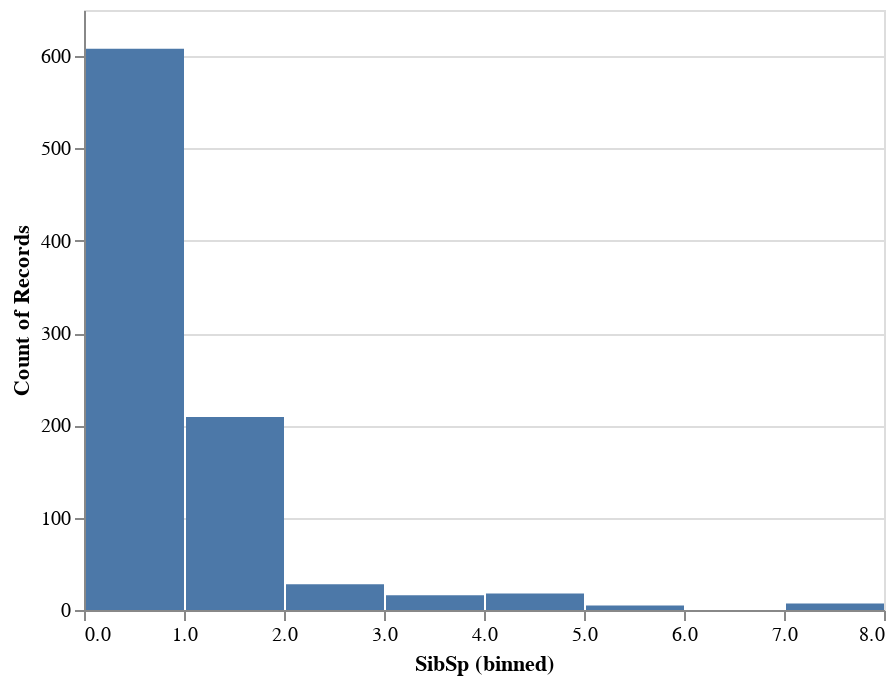

The notebook cell saved with this chart:
### Code cell
alt.Chart(source).mark_bar().encode(
    alt.X("SibSp:Q", bin=True),
    y='count()',
)

### Figure 1 — Vega-Lite specification as saved in the notebook (floating-point values rounded to 4 significant figures; data arrays with more than 128 entries replaced by an {"elided": "..."} marker saying what was removed)
{"config": {"view": {"continuousWidth": 400, "continuousHeight": 300}}, "data": {"name": "data-93290830beea3a875eeab316df346c54"}, "mark": "bar", "encoding": {"x": {"type": "quantitative", "bin": true, "field": "SibSp"}, "y": {"type": "quantitative", "aggregate": "count"}}, "$schema": "https://vega.github.io/schema/vega-lite/v4.8.1.json", "datasets": {"data-93290830beea3a875eeab316df346c54": {"elided": "891 records"}}}
